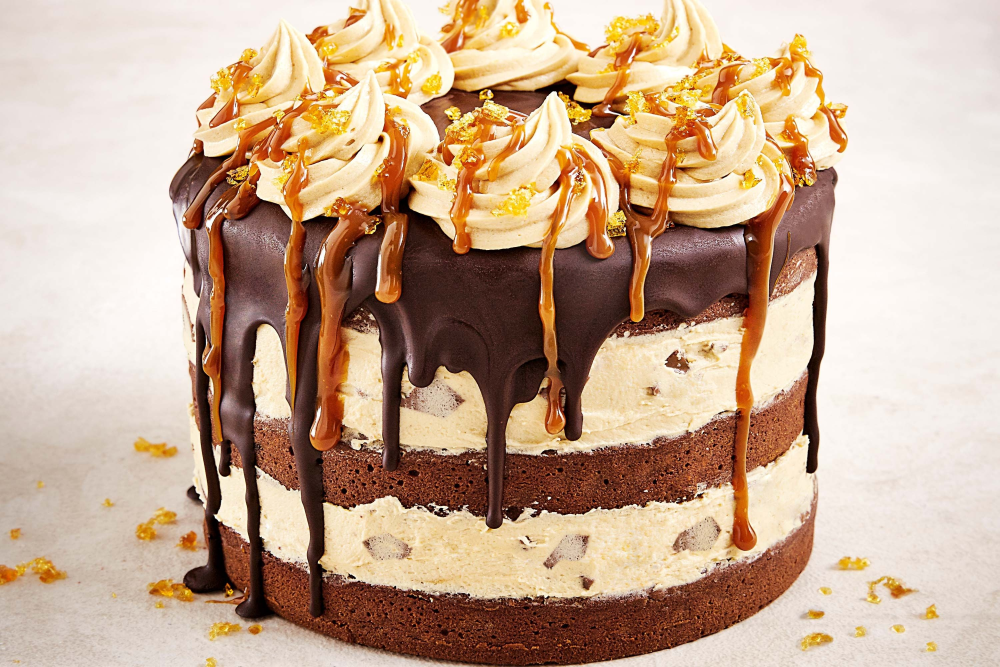
#> input picture GAN/V0/cake/1. caramello-cake-105070-1.jpeg, 3000 x 2000 px, found by its file name (shown at 1/3 size); its folder holds 4 pictures in this run
$ python Read_images_save_np.py
#> lines starting #> are read from the running program, lines starting #| are printed output that depends on the picture
import os, os.path
import numpy as np
import cv2 as cv
## Read images from a path
path='E:/Tensorflow/GAN/V0/cake/'
image=[]
i=0
for f in os.listdir(path):
    print(f)
    read_img=cv.imread(path+f)
#> read_img is the input picture: shape (2000, 3000, 3); mean B, G, R 145.8, 170, 198.6
    read_img=cv.resize(read_img,dsize=(128,128), interpolation = cv.INTER_CUBIC)
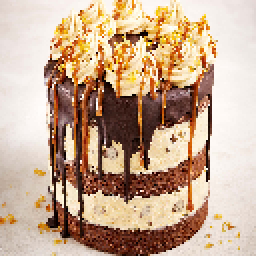
#> read_img: shape (128, 128, 3) (shown 2 times larger); mean B, G, R 146, 170.2, 198.8
    read_img=np.asarray(read_img)
    image.append(read_img)
#> pass 2 of the loop `for f in os.listdir(path):`:
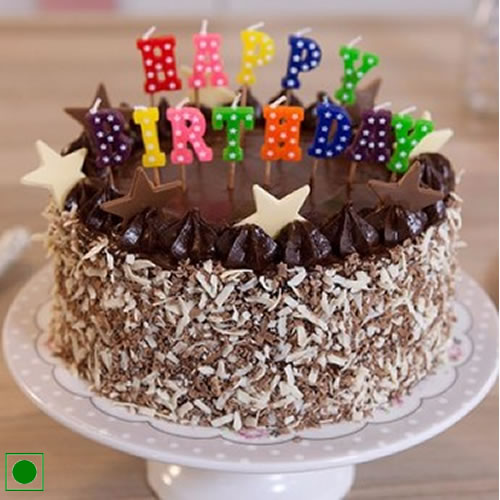
#> input picture GAN/V0/cake/10. chocolate-walnut-500x500.jpg, 500 x 500 px, found by its file name
#> read_img is the input picture: shape (500, 500, 3); mean B, G, R 118.5, 129.9, 155.8
#> `read_img=cv.resize(read_img,dsize=(128,128), interpolation = cv.INTER_..`:
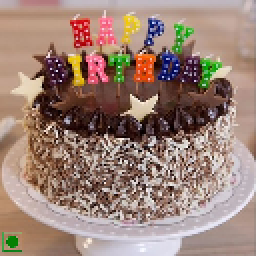
#> read_img: shape (128, 128, 3) (shown 2 times larger); mean B, G, R 118.4, 129.8, 155.7
#> pass 3 of the loop `for f in os.listdir(path):`:
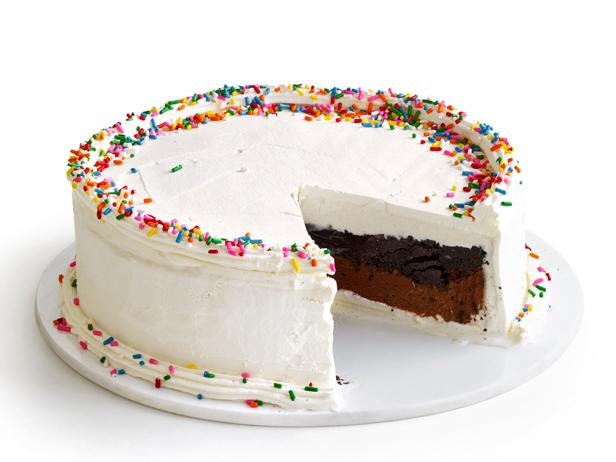
#> input picture GAN/V0/cake/12. 1371595337466.jpeg, 616 x 462 px, found by its file name
#> read_img is the input picture: shape (462, 616, 3); mean B, G, R 212.7, 218.5, 225
#> `read_img=cv.resize(read_img,dsize=(128,128), interpolation = cv.INTER_..`:
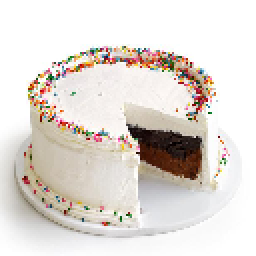
#> read_img: shape (128, 128, 3) (shown 2 times larger); mean B, G, R 212.9, 218.6, 225.1
#> the loop made 4 passes; the first 3 are shown
#plt.imshow(read_img)
image_np=np.array(image)
outfile='nparray_cakes'
np.save(outfile, image_np)
